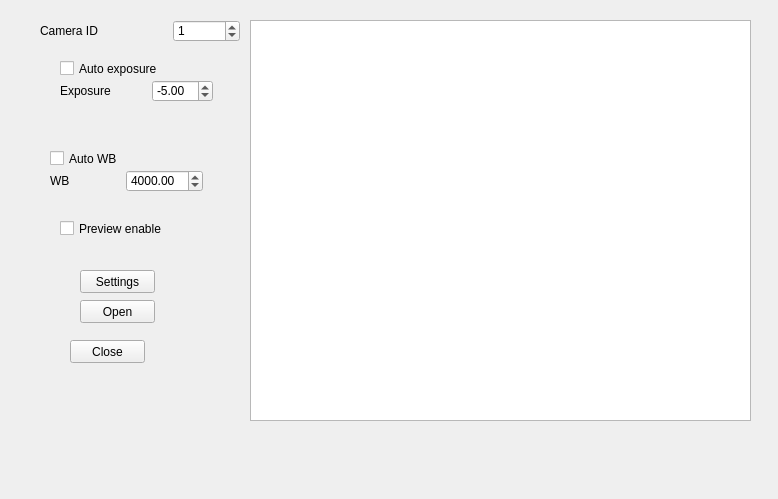
<?xml version="1.0" encoding="UTF-8"?>
<ui version="4.0">
 <class>Dialog</class>
 <widget class="QDialog" name="Dialog">
  <property name="geometry">
   <rect>
    <x>0</x>
    <y>0</y>
    <width>778</width>
    <height>499</height>
   </rect>
  </property>
  <property name="windowTitle">
   <string>Dialog</string>
  </property>
  <widget class="QDialogButtonBox" name="buttonBox">
   <property name="geometry">
    <rect>
     <x>340</x>
     <y>510</y>
     <width>341</width>
     <height>32</height>
    </rect>
   </property>
   <property name="orientation">
    <enum>Qt::Horizontal</enum>
   </property>
   <property name="standardButtons">
    <set>QDialogButtonBox::Cancel|QDialogButtonBox::Ok</set>
   </property>
  </widget>
  <widget class="QCheckBox" name="checkBox">
   <property name="geometry">
    <rect>
     <x>60</x>
     <y>60</y>
     <width>141</width>
     <height>17</height>
    </rect>
   </property>
   <property name="text">
    <string>Auto exposure</string>
   </property>
  </widget>
  <widget class="QWidget" name="layoutWidget">
   <property name="geometry">
    <rect>
     <x>40</x>
     <y>20</y>
     <width>200</width>
     <height>22</height>
    </rect>
   </property>
   <layout class="QHBoxLayout" name="horizontalLayout_14">
    <item>
     <widget class="QLabel" name="label_15">
      <property name="sizePolicy">
       <sizepolicy hsizetype="MinimumExpanding" vsizetype="Preferred">
        <horstretch>0</horstretch>
        <verstretch>0</verstretch>
       </sizepolicy>
      </property>
      <property name="text">
       <string>Camera ID</string>
      </property>
     </widget>
    </item>
    <item>
     <widget class="QSpinBox" name="spinBox_2">
      <property name="maximum">
       <number>999999</number>
      </property>
      <property name="value">
       <number>1</number>
      </property>
     </widget>
    </item>
   </layout>
  </widget>
  <widget class="QCheckBox" name="checkBox_2">
   <property name="geometry">
    <rect>
     <x>50</x>
     <y>150</y>
     <width>141</width>
     <height>17</height>
    </rect>
   </property>
   <property name="text">
    <string>Auto WB</string>
   </property>
  </widget>
  <widget class="QWidget" name="layoutWidget_2">
   <property name="geometry">
    <rect>
     <x>60</x>
     <y>80</y>
     <width>153</width>
     <height>22</height>
    </rect>
   </property>
   <layout class="QHBoxLayout" name="horizontalLayout_7">
    <item>
     <widget class="QLabel" name="label_7">
      <property name="sizePolicy">
       <sizepolicy hsizetype="MinimumExpanding" vsizetype="Preferred">
        <horstretch>0</horstretch>
        <verstretch>0</verstretch>
       </sizepolicy>
      </property>
      <property name="text">
       <string>Exposure</string>
      </property>
     </widget>
    </item>
    <item>
     <widget class="QDoubleSpinBox" name="doubleSpinBox_6">
      <property name="minimum">
       <double>-14.000000000000000</double>
      </property>
      <property name="maximum">
       <double>0.000000000000000</double>
      </property>
      <property name="value">
       <double>-5.000000000000000</double>
      </property>
     </widget>
    </item>
   </layout>
  </widget>
  <widget class="QWidget" name="layoutWidget_3">
   <property name="geometry">
    <rect>
     <x>50</x>
     <y>170</y>
     <width>153</width>
     <height>22</height>
    </rect>
   </property>
   <layout class="QHBoxLayout" name="horizontalLayout_8">
    <item>
     <widget class="QLabel" name="label_8">
      <property name="sizePolicy">
       <sizepolicy hsizetype="MinimumExpanding" vsizetype="Preferred">
        <horstretch>0</horstretch>
        <verstretch>0</verstretch>
       </sizepolicy>
      </property>
      <property name="text">
       <string>WB</string>
      </property>
     </widget>
    </item>
    <item>
     <widget class="QDoubleSpinBox" name="doubleSpinBox_7">
      <property name="minimum">
       <double>2500.000000000000000</double>
      </property>
      <property name="maximum">
       <double>10000.000000000000000</double>
      </property>
      <property name="value">
       <double>4000.000000000000000</double>
      </property>
     </widget>
    </item>
   </layout>
  </widget>
  <widget class="QPushButton" name="pushButton">
   <property name="geometry">
    <rect>
     <x>80</x>
     <y>300</y>
     <width>75</width>
     <height>23</height>
    </rect>
   </property>
   <property name="text">
    <string>Open</string>
   </property>
  </widget>
  <widget class="QPushButton" name="pushButton_2">
   <property name="geometry">
    <rect>
     <x>70</x>
     <y>340</y>
     <width>75</width>
     <height>23</height>
    </rect>
   </property>
   <property name="text">
    <string>Close</string>
   </property>
  </widget>
  <widget class="QCheckBox" name="checkBox_3">
   <property name="geometry">
    <rect>
     <x>60</x>
     <y>220</y>
     <width>141</width>
     <height>17</height>
    </rect>
   </property>
   <property name="text">
    <string>Preview enable</string>
   </property>
  </widget>
  <widget class="QGraphicsView" name="graphicsView">
   <property name="geometry">
    <rect>
     <x>250</x>
     <y>20</y>
     <width>501</width>
     <height>401</height>
    </rect>
   </property>
  </widget>
  <widget class="QPushButton" name="pushButton_3">
   <property name="geometry">
    <rect>
     <x>80</x>
     <y>270</y>
     <width>75</width>
     <height>23</height>
    </rect>
   </property>
   <property name="text">
    <string>Settings</string>
   </property>
  </widget>
 </widget>
 <resources/>
 <connections>
  <connection>
   <sender>buttonBox</sender>
   <signal>accepted()</signal>
   <receiver>Dialog</receiver>
   <slot>accept()</slot>
   <hints>
    <hint type="sourcelabel">
     <x>248</x>
     <y>254</y>
    </hint>
    <hint type="destinationlabel">
     <x>157</x>
     <y>274</y>
    </hint>
   </hints>
  </connection>
  <connection>
   <sender>buttonBox</sender>
   <signal>rejected()</signal>
   <receiver>Dialog</receiver>
   <slot>reject()</slot>
   <hints>
    <hint type="sourcelabel">
     <x>316</x>
     <y>260</y>
    </hint>
    <hint type="destinationlabel">
     <x>286</x>
     <y>274</y>
    </hint>
   </hints>
  </connection>
 </connections>
</ui>
